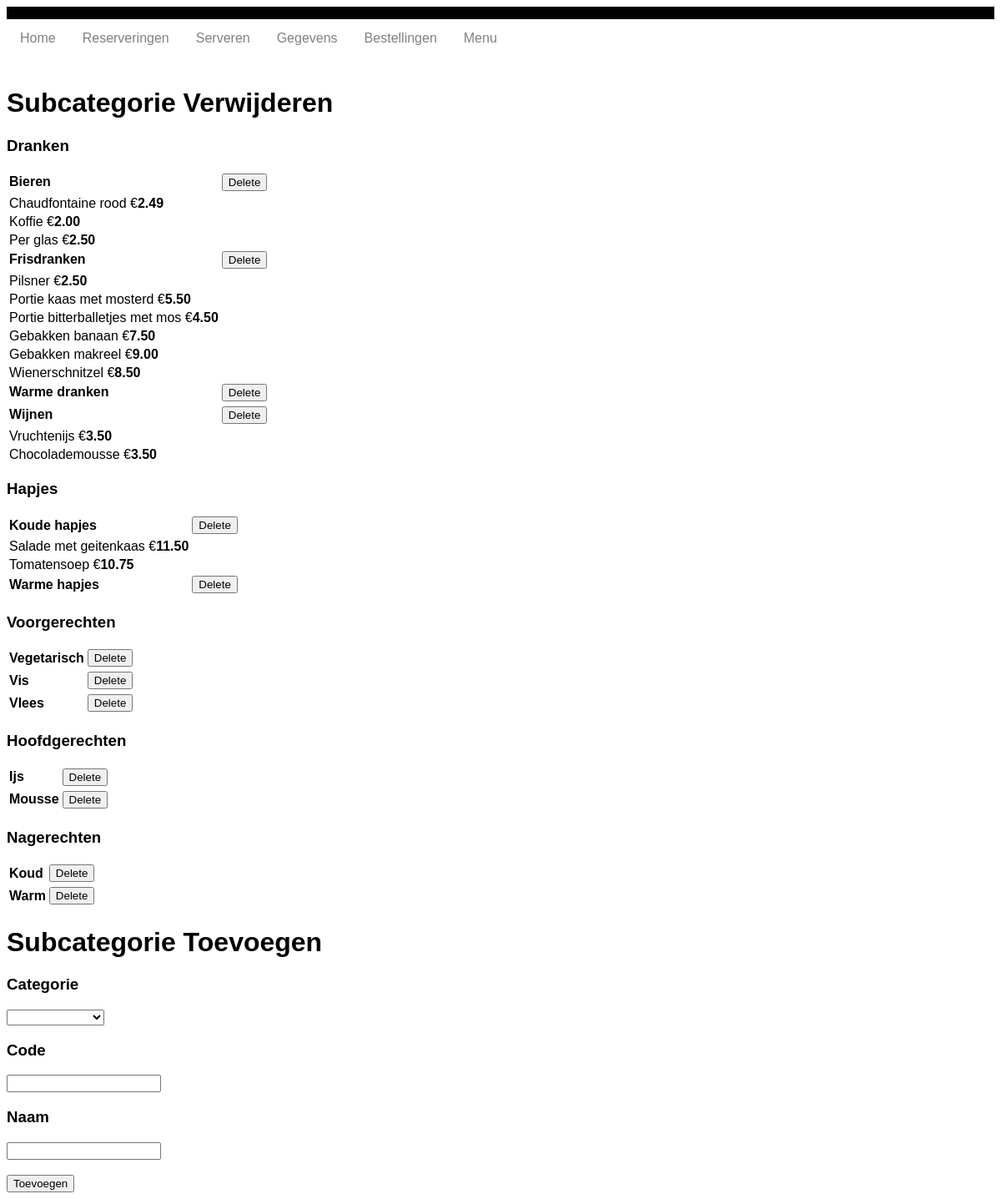
/subgroepen.php, run on the app's committed database.
### tables this page shows
CREATE table gerechtcategorieen (
    ID int(11) NOT NULL AUTO_INCREMENT UNIQUE, 
    Code VARCHAR(3) UNIQUE,
    Naam VARCHAR(20),
    PRIMARY KEY(ID)
);

CREATE table gerechtsoorten (
    ID int(11) NOT NULL AUTO_INCREMENT UNIQUE, 
    Code VARCHAR(3) UNIQUE,
    Naam VARCHAR(20),
    Gerechtcategorie_ID int(11) NOT NULL,
    PRIMARY KEY(ID),
    FOREIGN KEY (Gerechtcategorie_ID) REFERENCES gerechtcategorieen(ID)
);

CREATE table menuitems (
    ID int(11) NOT NULL AUTO_INCREMENT UNIQUE, 
    Code VARCHAR(4) UNIQUE,
    Naam VARCHAR(30),
    Gerechtsoort_ID int(11) NOT NULL,
    Prijs DECIMAL(6,2) NOT NULL,
    PRIMARY KEY(ID),
    FOREIGN KEY (Gerechtsoort_ID) REFERENCES gerechtsoorten(ID)
);

### database.php (called while the page is built, shortened)
<?php
class database{
    private $db;
    function __construct(){
        $this->db_server = 'localhost';
        $this->db_username = 'root';
        $this->db_password = '';
        $this->db_name = 'excellenttaste';
        $dsn = "mysql:host=$this->db_server;dbname=$this->db_name;charset=utf8mb4";
        $options = [
            PDO::ATTR_ERRMODE            => PDO::ERRMODE_EXCEPTION,
            PDO::ATTR_DEFAULT_FETCH_MODE => PDO::FETCH_ASSOC,
            PDO::ATTR_EMULATE_PREPARES   => false,
        ];
        try {
             $this->db = new PDO($dsn, $this->db_username, $this->db_password, $options);
        } catch (\PDOException $e) {
             throw new \PDOException($e->getMessage(), (int)$e->getCode());
        }
    }
    public function select($statement, $named_placeholder){
        $statement = $this->db->prepare($statement);
        $statement->execute($named_placeholder);
        $result = $statement->fetchAll(PDO::FETCH_ASSOC);
        return $result;
    }
}
?>

### subgroepen.php (the view, shortened to what this page needs)
<?php
    include 'database.php';
    $db = new database();
    $categorieen = $db->select("SELECT * FROM gerechtcategorieen",[]);
    $row_data = array_values($categorieen);
?>
<!DOCTYPE html>
<head>
    <link rel="stylesheet" type="text/css" href="style.css">
</head>
<body>
    <?php include 'navigatie.php' ?>
    <h1>Subcategorie Verwijderen</h1>
    <?php foreach ($row_data AS $data) { ?>
        <?php
        $categorie_id = $data['ID'];
        $soorten = $db->select("SELECT * FROM gerechtsoorten WHERE Gerechtcategorie_ID = :categorie_id",[':categorie_id' => $categorie_id]);
        $row_data_soorten = array_values($soorten);
    ?>
    <h3><?php echo $data["Naam"]?></h3>
    <table style="text-align: left;">
      <tr>
        <?php foreach($row_data_soorten AS $data_soorten) {?>
          <?php
            $soorten_id = $data_soorten['ID'];
            $menuitems = $db->select("SELECT * FROM menuitems WHERE Gerechtsoort_ID = :soorten_id",[':soorten_id' => $soorten_id]);
            $row_data_menuitems = array_values($menuitems);
          ?>
          <form method="post">
            <th><?php echo $data_soorten["Naam"] ?></th>
            <th><button type="sumbit" name="delete">Delete</button></th>
          </form>
          <tr>
          <?php foreach($row_data_menuitems AS $data_menuitems) {?>
            <tr><td><?php echo $data_menuitems["Naam"]." €<strong>".$data_menuitems['Prijs']."</strong>"?></td>
          <?php } ?>
          </tr>
        <?php } ?>
      </tr>
    </table>
  <?php } ?>
  <form method="post">
    <h1>Subcategorie Toevoegen</h1>
    <h3>Categorie</h3>
    <select required name="categorie_id">
        <option></option>
        <?php foreach($row_data AS $data) {?>
            <option value="<?php echo $data["ID"]?>"><?php echo $data["Naam"] ?></option>
        <?php } ?>
    </select>
    <h3>Code</h3>
    <input type="text" name="code">
    <h3>Naam</h3>
    <input type="text" name="naam"><br><br>
    <button type="submit" name="add">Toevoegen</button>
  </form>
</body>
</html>

### navigatie.php (style rules this page uses)
body { font-family: Arial, Helvetica, sans-serif; }

### data on the page
gerechtcategorieen: Naam "Dranken"
gerechtsoorten: Naam "Bieren"
menuitems: Naam "Chaudfontaine rood", Prijs "2.49"
menuitems: Naam "Koffie", Prijs "2.00"
menuitems: Naam "Per glas", Prijs "2.50"
gerechtsoorten: Naam "Frisdranken"
menuitems: Naam "Pilsner", Prijs "2.50"
menuitems: Naam "Portie kaas met mosterd", Prijs "5.50"
menuitems: Naam "Portie bitterballetjes met mos", Prijs "4.50"
menuitems: Naam "Gebakken banaan", Prijs "7.50"
menuitems: Naam "Gebakken makreel", Prijs "9.00"
menuitems: Naam "Wienerschnitzel", Prijs "8.50"
gerechtsoorten: Naam "Warme dranken"
gerechtsoorten: Naam "Wijnen"
menuitems: Naam "Vruchtenijs", Prijs "3.50"
menuitems: Naam "Chocolademousse", Prijs "3.50"
gerechtcategorieen: Naam "Hapjes"
gerechtsoorten: Naam "Koude hapjes"
menuitems: Naam "Salade met geitenkaas", Prijs "11.50"
menuitems: Naam "Tomatensoep", Prijs "10.75"
gerechtsoorten: Naam "Warme hapjes"
gerechtcategorieen: Naam "Voorgerechten"
gerechtsoorten: Naam "Vegetarisch"
gerechtsoorten: Naam "Vis"
gerechtsoorten: Naam "Vlees"
gerechtcategorieen: Naam "Hoofdgerechten"
gerechtsoorten: Naam "Ijs"
gerechtsoorten: Naam "Mousse"
gerechtcategorieen: Naam "Nagerechten"
gerechtsoorten: Naam "Koud"
gerechtsoorten: Naam "Warm"
